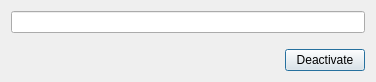
<?xml version="1.0" encoding="UTF-8"?>
<ui version="4.0">
 <class>bmbox</class>
 <widget class="QDialog" name="bmbox">
  <property name="geometry">
   <rect>
    <x>0</x>
    <y>0</y>
    <width>376</width>
    <height>82</height>
   </rect>
  </property>
  <property name="windowTitle">
   <string>Deactivation Verification</string>
  </property>
  <property name="windowIcon">
   <iconset resource="res.qrc">
    <normaloff>:/Main.ico</normaloff>:/Main.ico</iconset>
  </property>
  <layout class="QVBoxLayout" name="verticalLayout" stretch="0,0,0">
   <item>
    <widget class="QLineEdit" name="lineEdit_password">
     <property name="echoMode">
      <enum>QLineEdit::Password</enum>
     </property>
    </widget>
   </item>
   <item>
    <spacer name="verticalSpacer">
     <property name="orientation">
      <enum>Qt::Vertical</enum>
     </property>
     <property name="sizeHint" stdset="0">
      <size>
       <width>20</width>
       <height>40</height>
      </size>
     </property>
    </spacer>
   </item>
   <item>
    <layout class="QHBoxLayout" name="horizontalLayout">
     <item>
      <spacer name="horizontalSpacer">
       <property name="orientation">
        <enum>Qt::Horizontal</enum>
       </property>
       <property name="sizeHint" stdset="0">
        <size>
         <width>40</width>
         <height>20</height>
        </size>
       </property>
      </spacer>
     </item>
     <item>
      <widget class="QPushButton" name="pushButton_Deactivate">
       <property name="text">
        <string>Deactivate</string>
       </property>
      </widget>
     </item>
    </layout>
   </item>
  </layout>
 </widget>
 <resources>
  <include location="res.qrc"/>
 </resources>
 <connections/>
</ui>
